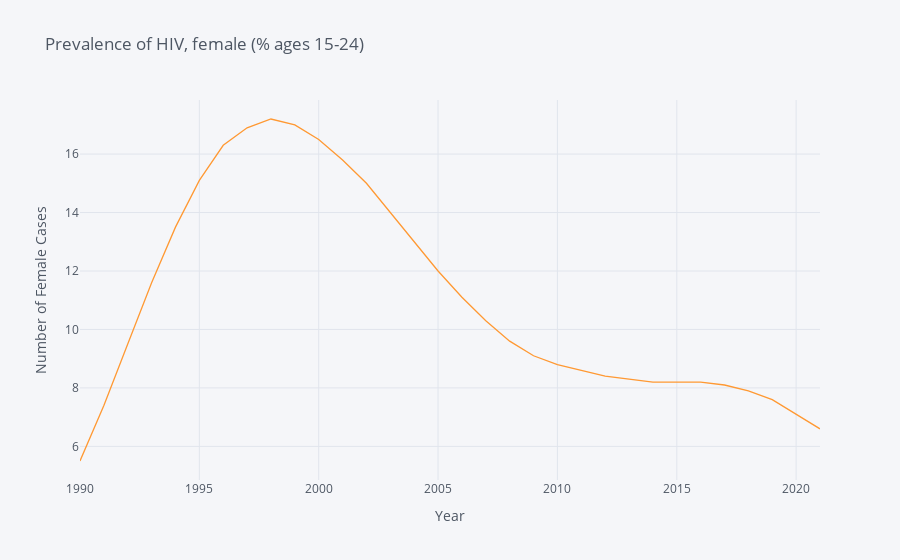

Notebook code for this chart:
### Code cell
data_women.iplot(title="Prevalence of HIV, female (% ages 15-24)",xTitle='Year',yTitle='Number of Female Cases')

### Figure 1 — Plotly figure (JSON) as saved in the notebook; plotly's stock layout.template omitted (floating-point values rounded to 4 significant figures)
{"data": [{"line": {"color": "rgba(255, 153, 51, 1.0)", "dash": "solid", "shape": "linear", "width": 1.3}, "mode": "lines", "name": "Prevalence of HIV, female (% ages 15-24)", "text": "", "type": "scatter", "x": [1990, 1991, 1992, 1993, 1994, 1995, 1996, 1997, 1998, 1999, 2000, 2001, 2002, 2003, 2004, 2005, 2006, 2007, 2008, 2009, 2010, 2011, 2012, 2013, 2014, 2015, 2016, 2017, 2018, 2019, 2020, 2021], "y": [5.5, 7.4, 9.5, 11.6, 13.5, 15.1, 16.3, 16.9, 17.2, 17, 16.5, 15.8, 15, 14, 13, 12, 11.1, 10.3, 9.6, 9.1, 8.8, 8.6, 8.4, 8.3, 8.2, 8.2, 8.2, 8.1, 7.9, 7.6, 7.1, 6.6]}], "layout": {"autosize": true, "legend": {"bgcolor": "#F5F6F9", "font": {"color": "#4D5663"}}, "paper_bgcolor": "#F5F6F9", "plot_bgcolor": "#F5F6F9", "title": {"font": {"color": "#4D5663"}, "text": "Prevalence of HIV, female (% ages 15-24)"}, "xaxis": {"autorange": true, "gridcolor": "#E1E5ED", "range": [1990, 2021], "showgrid": true, "tickfont": {"color": "#4D5663"}, "title": {"font": {"color": "#4D5663"}, "text": "Year"}, "type": "linear", "zerolinecolor": "#E1E5ED"}, "yaxis": {"autorange": true, "gridcolor": "#E1E5ED", "range": [4.85, 17.85], "showgrid": true, "tickfont": {"color": "#4D5663"}, "title": {"font": {"color": "#4D5663"}, "text": "Number of Female Cases"}, "type": "linear", "zerolinecolor": "#E1E5ED"}}}
